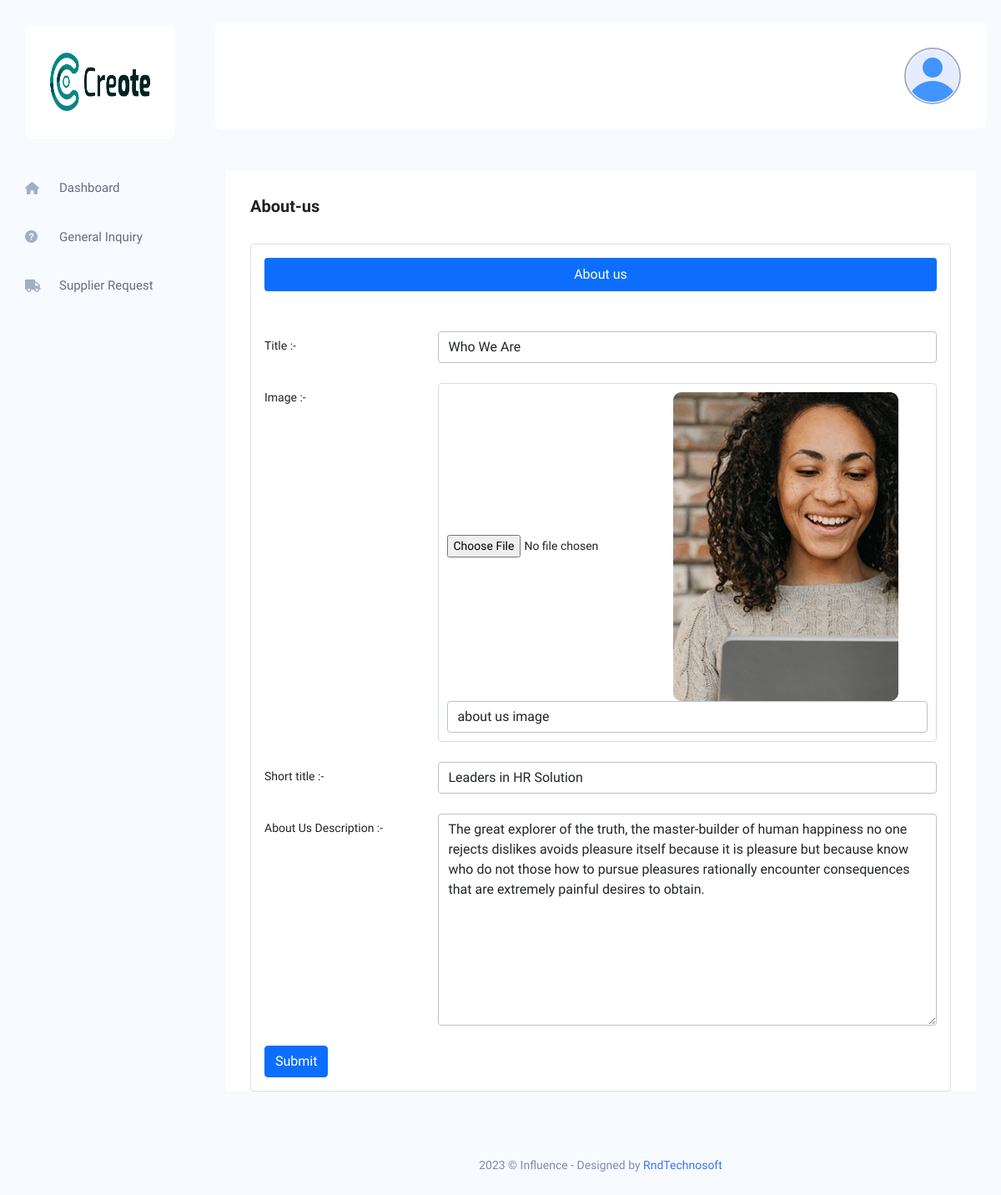
The page /admin/about-us.php (signed in) on the database its author committed.
### tables this page shows
CREATE TABLE `tbl_footer_setting` (
  `id` int(11) UNSIGNED NOT NULL,
  `name` varchar(190) NOT NULL,
  `logo` varchar(190) NOT NULL,
  `alt_tag` varchar(191) NOT NULL,
  `background_image` text NOT NULL,
  `alt_tag1` varchar(191) NOT NULL,
  `about_us_des` varchar(250) NOT NULL,
  `facebook_link` varchar(191) NOT NULL,
  `twitter_link` varchar(191) NOT NULL,
  `instagram_link` varchar(191) NOT NULL,
  `youtube_link` varchar(191) NOT NULL,
  `create_at` timestamp NOT NULL DEFAULT current_timestamp(),
  `update_at` timestamp NULL DEFAULT NULL ON UPDATE current_timestamp()
);

CREATE TABLE `tbl_about_us` (
  `id` int(11) NOT NULL,
  `title` varchar(200) NOT NULL,
  `small_title` varchar(300) NOT NULL,
  `image` varchar(100) NOT NULL,
  `image2` varchar(200) NOT NULL,
  `second_desc` text NOT NULL,
  `icon1_img` text NOT NULL,
  `icon1_title` text NOT NULL,
  `icon2_img` text NOT NULL,
  `icon2_title` text NOT NULL,
  `btn_name` varchar(191) NOT NULL,
  `alt_tag` varchar(1000) NOT NULL,
  `description` mediumtext NOT NULL,
  `mission_title` varchar(100) NOT NULL,
  `mission_icon` varchar(100) NOT NULL,
  `mission_image` varchar(200) NOT NULL,
  `mission_description` varchar(500) NOT NULL,
  `vission_title` varchar(100) NOT NULL,
  `vission_icon` varchar(100) NOT NULL,
  `vission_image` varchar(200) NOT NULL,
  `vission_description` varchar(500) NOT NULL,
  `goals_title` varchar(100) NOT NULL,
  `goals_icon` varchar(100) NOT NULL,
  `goals_image` varchar(200) NOT NULL,
  `goals_description` varchar(500) NOT NULL,
  `map_image` varchar(300) NOT NULL,
  `map_title` varchar(300) NOT NULL,
  `map_description` mediumtext NOT NULL
);

### admin/about-us.php (the view, shortened to what this page needs)
<?php
include 'includes/header.php';
?>
<?php
include 'includes/side-bar.php';
?>
<?php include 'includes/top-bar.php';
?>
<div class="main_content_iner ">
    <div class="container-fluid plr_30 body_white_bg pt_30">
        <div class="row justify-content-center">
            <div class="col-12">
                <div class="QA_section">
                    <div class="white_box_tittle list_header">
                        <h4>About-us</h4>
                    </div>
                    <?php $select = "SELECT * FROM tbl_about_us";
                    $aboutus = mysqli_query($conn, $select);
                    $data = mysqli_fetch_assoc($aboutus);
                    ?>
                    <div class="col-md-12 col-lg-12">
                        <div class="card m-b-30">
                            <div class="card-body">
                                <ul class="nav nav-pills nav-justified fs-6" id="myTab" role="tablist">
                                    <li class="nav-item" role="presentation">
                                        <button class="nav-link active" id="home-tab" data-bs-toggle="tab" data-bs-target="#home" type="button" role="tab" aria-controls="home" aria-selected="true">About us</button>
                                    </li>
                                </ul>
                                <div class="tab-content" id="myTabContent">
                                    <div class="tab-pane fade show active mt-5" id="home" role="tabpanel" aria-labelledby="home-tab">
                                        <form action="" name="settings_from" method="post" enctype="multipart/form-data">
                                            <div class="form-group mt-4 row">
                                                <label for="name" class="col-sm-3 col-form-label">Title :-</label>
                                                <div class="col-sm-9">
                                                    <input class="form-control" type="text" name="title" value="<?php echo $data['title']; ?>">
                                                </div>
                                            </div>
                                            <div class="form-group mt-4 row">
                                                <label for="img" class="col-sm-3 col-form-label">Image :-</label>
                                                <div class="col-sm-9">
                                                    <div class="fileupload_block">
                                                        <input type="file" name="img" id="fileupload">
                                                        <img style="object-fit:cover;" src="images/about-us/<?php echo $data['image']; ?>" alt="about-us-image" />
                                                        <input type="text" name="alt_tag" id="alt_tag" placeholder="Enter about us image Alternate text" title="Enter about us Alternate text here !" value="<?php echo $data['alt_tag']; ?>" class="form-control" />
                                                    </div>
                                                </div>
                                            </div>
                                            <div class="form-group mt-4 row">
                                                <label for="about_us" class="col-sm-3 col-form-label">Short title :-</label>
                                                <div class="col-sm-9">
                                                    <input class="form-control" type="text" name="small_title" value="<?php echo $data['small_title']; ?>">
                                                </div>
                                            </div>
                                            <div class="form-group mt-4 row">
                                                <label for="about_us" class="col-sm-3 col-form-label">About Us Description :-</label>
                                                <div class="col-sm-9">
                                                    <textarea class="form-control" id="tinymce-example" rows="10" name="description"><?php echo $data['description']; ?></textarea>
                                                </div>
                                            </div>
                                            <div class="form-group mt-4 row">
                                                <div class="col-sm-10">
                                                    <button type="submit" name="about_us_page" class="btn btn-primary"><i class="feather icon-send mr-2"></i>Submit</button>
                                                </div>
                                            </div>
                                        </form>
                                    </div>
                                </div>
                            </div>
                        </div>
                    </div>
                </div>
            </div>
        </div>
    </div>
    <?php
    include 'includes/footer.php';
    ?>

### admin/includes/side-bar.php (shortened to what this page needs)
<?php
$select = "SELECT * FROM tbl_footer_setting WHERE id = 1";
$footerl = mysqli_query($conn, $select);
$sidebarlogo = mysqli_fetch_assoc($footerl);
?>
<nav class="sidebar">
    <div class="logo d-flex justify-content-between">
        <a href="home.php"><img src="./images/footer/<?php echo $sidebarlogo['logo']; ?>" height="70" width="70" alt="<?php echo $sidebarlogo['alt_tag']; ?>"></a>
    </div>
    <ul id="sidebar_menu">
        <li class="">
            <a class="" href="home.php" aria-expanded="false">
               <i class="fa-solid fa-house"></i>
                <span>Dashboard</span>
            </a>
        </li>
         <li class="">
            <a class="" href="manage-general-inquiry.php" aria-expanded="false">
                <i class="fa-solid fa-circle-question"></i>
                <span>General Inquiry</span>
            </a>
        </li>
         <li class="">
            <a class="" href="manage-supplier-request.php" aria-expanded="false">
                <i class="fas fa-truck"></i>
                <span>Supplier Request</span>
            </a>
        </li>
    </ul>
</nav>

### admin/assets/css/custome.css (style rules this page uses)
.fileupload_block { border: 1px solid rgb(212 219 229) !important; padding: 10px !important; border-radius: 5px; }

### rows shown on the page
tbl_footer_setting: logo (placeholder picture)
tbl_about_us: title "Who We Are", image (picture), alt_tag "about us image", small_title "Leaders in HR Solution", description "The great explorer of the truth, the master-builder of human happiness no one rejects dislikes avoids pleasure itself because it is pleasure but because know who do not those how to pursue pleasures rationally encounter consequences that are extremely painful desires to obtain."
